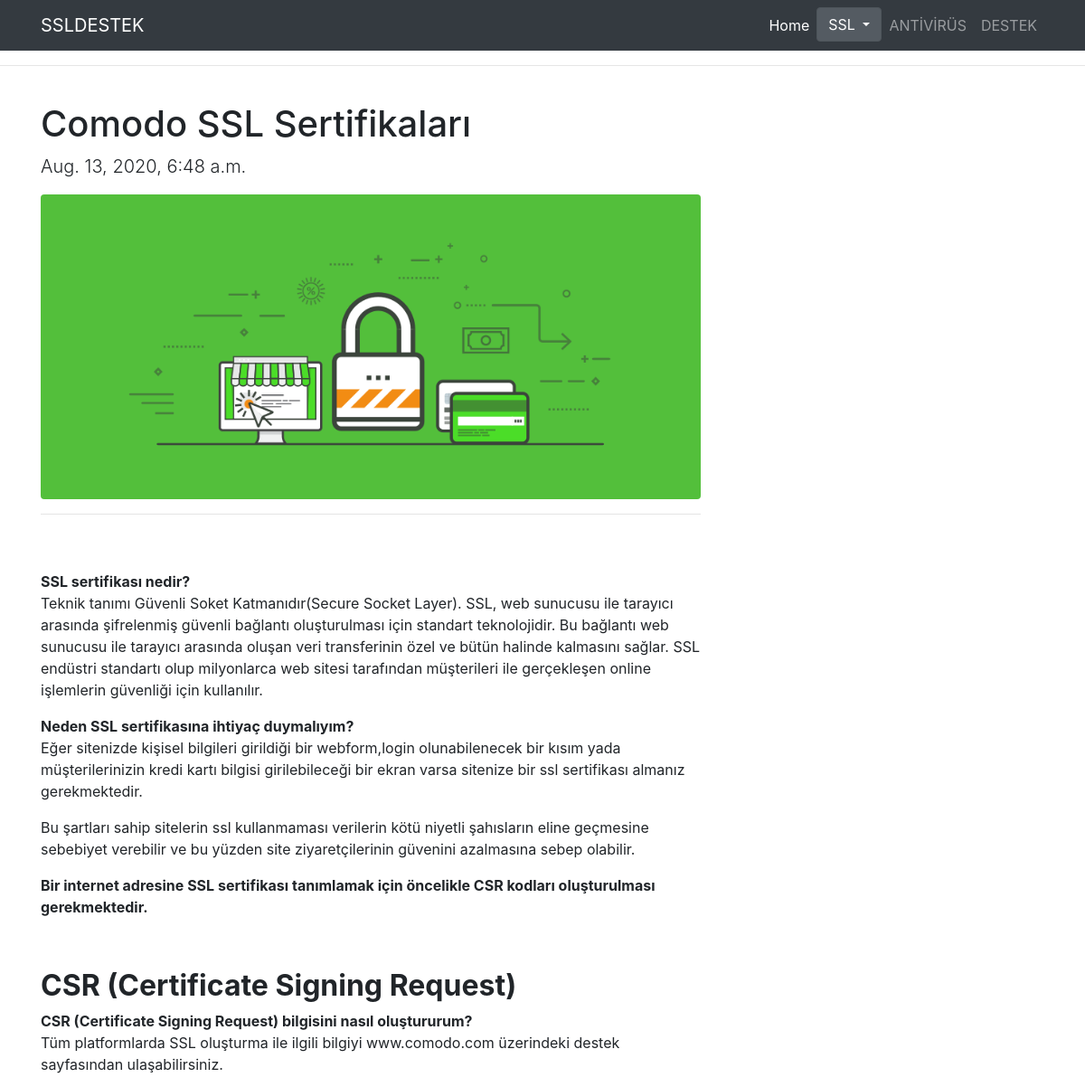
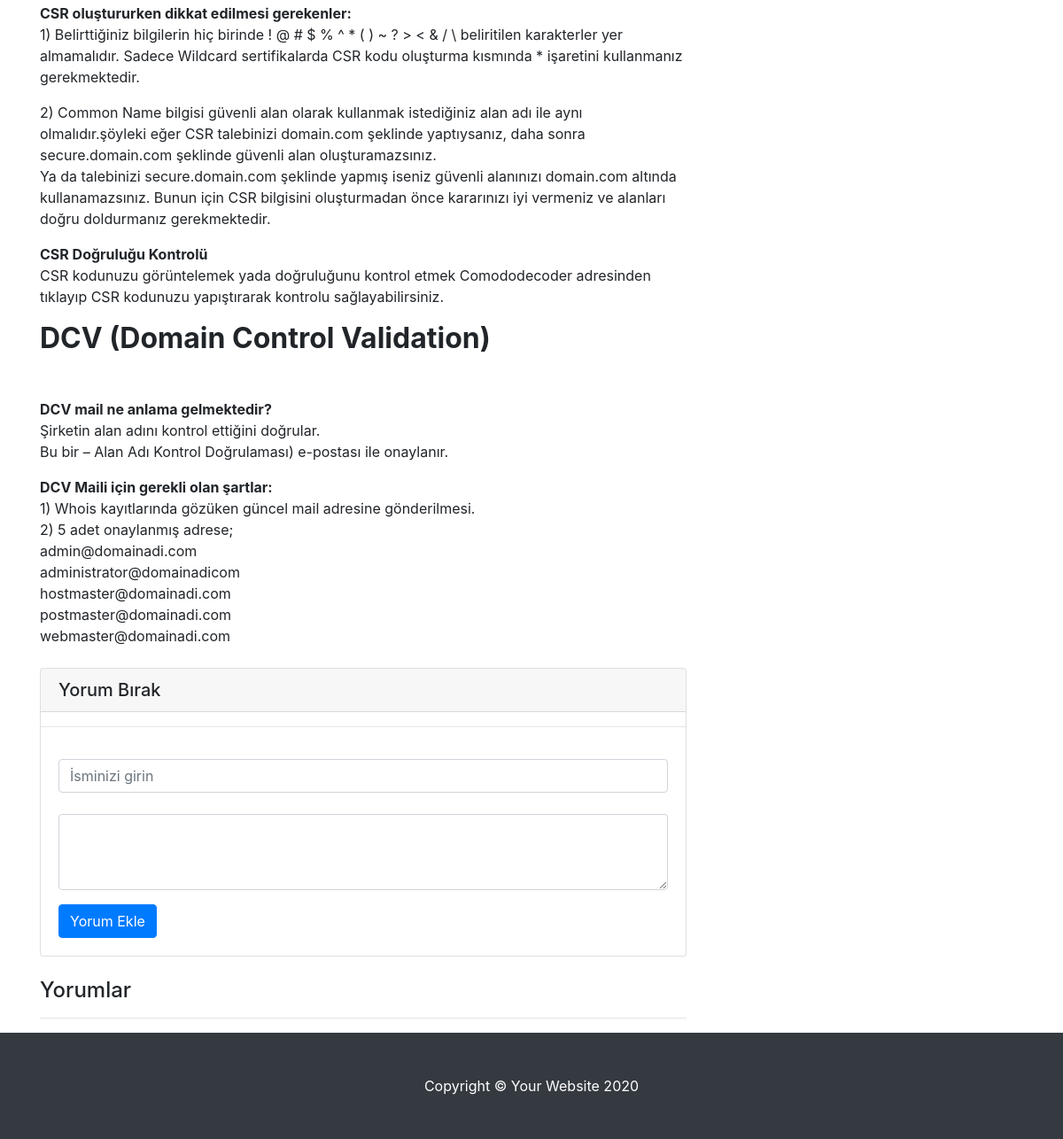
Page /comodo-ssl-sertifikalari/ on the committed database (2 pictures, top to bottom).
### post/models.py (models this page shows, shortened)
class Post(models.Model):
    title = models.CharField(max_length=200, unique=True)
    slug = models.SlugField(max_length=200, unique=True)
    category=models.ForeignKey(Category,on_delete= models.CASCADE,related_name='post_set')
    author = models.ForeignKey(User, on_delete= models.CASCADE,related_name='blog_posts')
    updated_on = models.DateTimeField(auto_now= True)
    content = RichTextField(blank=True) #CKEditör
    created_on = models.DateTimeField(auto_now_add=True)
    status = models.IntegerField(choices=STATUS, default=0)
    thumb=models.ImageField(default='default.png',blank=True)
    class Meta:
        ordering = ['-created_on']

### post/views.py (the view)
# urls.py: path('<slug:slug>/', views.postdetail,name='postdetail'),
def postdetail(request,slug):
    post = get_object_or_404(Post ,slug=slug)
    comments = post.comments.all()
    new_comment = None
    if request.method == "POST":
        comment_form = CommentForm(data=request.POST)
        if comment_form.is_valid():
            new_comment = comment_form.save(commit=False)
            new_comment.post = post
            new_comment.save()
            return redirect(f"/{slug}")
    else:
        comment_form = CommentForm()
    return render(request,'postdetail.html',
        {
            "post": post,
            "comments": comments,
            "new_comment": new_comment,
            "comment_form": comment_form,
    })

### post/forms.py
class CommentForm(forms.ModelForm):
    class Meta:
        model = Comment
        fields = ('comment_author', 'comment_content')

### Templates/postdetail.html (shortened to what this page needs)
{% extends 'layout.html' %}
{% block content %}
  <div class="container">
    <div class="row">
      <div class="col-lg-8">
        <h1 class="mt-4">{{post.title}}</h1>
        <p class="lead">
          {{post.created_on}}
        </p>
        <img class="img-fluid rounded" src="{{post.thumb.url}}" alt="">
        <hr>
      <p class="lead">{{post.content|safe}}</p>
        <div class="card my-4">
          <h5 class="card-header">Yorum Bırak </h5>
            <hr>
          <div class="card-body">
            <form method="post" action="{% url 'post:postdetail' post.slug %}">
              <div class="form-group">
                <input name = "comment_author" type="text" class="form-control" id="formGroupExampleInput" placeholder="İsminizi girin" >
                <br>
                <textarea name ="comment_content" class="form-control" rows="3" ></textarea>
              </div>
              <button type="submit" class="btn btn-primary">Yorum Ekle</button>
            </form>
          </div>
        </div>
        <h4>Yorumlar {% if comments %}({{comments.count }}){% endif %}</h4>
        <hr>
        </div>
      </div>
 </div>
{% endblock content %}

### static/css/blog-post.css (style rules this page uses)
body { padding-top: 56px; }

### rows in the picture
Post: title "Comodo SSL Sertifikaları", created_on "Aug. 13, 2020, 6:48 a.m.", thumb (picture), content "SSL sertifikası nedir? Teknik tanımı Güvenli Soket Katmanıdır(Secure Socket Layer). SSL, web sunucusu ile tarayıcı arasında şifrelenmiş güvenli bağlantı oluşturulması için standart teknolojidir. Bu bağlantı web sunucusu ile tarayıcı arasında oluşan veri transferinin özel ve bütün halinde kalmasını sağlar. SSL endüstri standartı olup milyonlarca web sitesi tarafından müşterileri ile gerçekleşen online işlemlerin güvenliği için kullanılır. Neden SSL sertifikasına ihtiyaç duymalıyım? Eğer sitenizde kişisel bilgileri girildiği bir webform,login olunabilenecek bir kısım yada müşterilerinizin kredi kartı bilgisi girilebileceği bir ekran varsa sitenize bir ssl sertifikası almanız gerekmektedir. Bu…"
